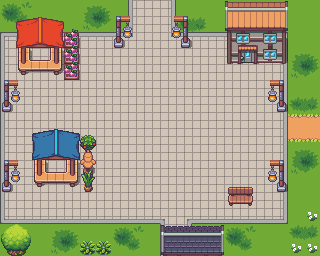

Tiled map render using the project's own tile images. Description and the whole map definition, tile-layer contents included, below:
An orthogonal 20x16 tile map with 16x16 px tiles, 5 tile layers (Camada de Blocos 1, Camada de Blocos 2, Camada de Blocos 3, Camada de Blocos 4, ...), 4 tilesets.

<map version="1.10" tiledversion="1.10.1" orientation="orthogonal" renderorder="right-down" width="20" height="16" tilewidth="16" tileheight="16" infinite="0" nextlayerid="6" nextobjectid="1">
 <tileset firstgid="1" source="atlas.tsx" />
 <tileset firstgid="1025" source="atlas_16x.tsx" />
 <tileset firstgid="1537" source="farm.tsx" />
 <tileset firstgid="2049" source="atlas_outside.tsx" />
 <layer id="1" name="Camada de Blocos 1" width="20" height="16">
  <data encoding="csv">
258,258,258,258,258,258,258,258,518,519,520,258,258,258,258,258,258,258,258,258,
258,258,258,258,258,258,258,258,518,519,520,258,258,258,258,258,258,258,258,258,
454,455,455,455,455,455,455,455,326,519,327,455,455,455,455,455,455,456,258,258,
518,519,519,519,519,519,519,519,519,519,519,519,519,519,519,519,519,520,258,258,
518,519,519,519,519,519,519,519,519,519,519,519,519,519,519,519,519,520,258,258,
518,519,519,519,519,519,519,519,519,519,519,519,519,519,519,519,519,520,258,258,
518,519,519,519,519,519,519,519,519,519,519,519,519,519,519,519,519,520,258,258,
518,519,519,519,519,519,519,519,519,519,519,519,519,519,519,519,519,520,258,258,
518,519,519,519,519,519,519,519,519,519,519,519,519,519,519,519,519,520,258,258,
518,519,519,519,519,519,519,519,519,519,519,519,519,519,519,519,519,520,258,258,
518,519,519,519,519,519,519,519,519,519,519,519,519,519,519,519,519,520,258,258,
518,519,519,519,519,519,519,519,519,519,519,519,519,519,519,519,519,520,258,258,
518,519,519,519,519,519,519,519,519,519,519,519,519,519,519,519,519,520,258,258,
582,583,583,583,583,583,583,583,583,583,390,391,583,583,583,583,583,584,258,258,
258,258,258,258,258,258,258,258,258,258,518,520,258,258,258,258,258,258,258,258,
258,258,258,258,258,258,258,258,258,258,518,520,258,258,258,258,258,258,258,258
</data>
 </layer>
 <layer id="2" name="Camada de Blocos 2" width="20" height="16">
  <data encoding="csv">
1665,1666,0,0,0,1667,1668,0,0,0,0,0,0,0,0,0,0,0,0,0,
1697,1698,0,0,0,1699,1700,0,0,0,0,1669,1670,0,0,0,0,0,0,0,
0,0,0,0,0,0,0,0,0,0,0,0,0,0,0,0,0,0,0,0,
0,0,0,0,0,0,0,0,0,0,0,0,0,0,0,0,0,0,1667,1668,
0,0,0,0,0,0,0,0,0,0,0,0,0,0,0,0,0,0,1699,1700,
0,0,0,0,0,0,0,0,0,0,0,0,0,0,0,0,0,0,0,0,
0,0,0,0,0,0,0,0,0,0,0,0,0,0,0,0,0,0,1669,1670,
0,0,0,0,0,0,0,0,0,0,0,0,0,0,0,0,0,0,2674,2674,
0,0,0,0,0,0,0,0,0,0,0,0,0,0,0,0,0,0,2770,2770,
0,0,0,0,0,0,0,0,0,0,0,0,0,0,0,0,0,0,1667,1668,
0,0,0,0,0,1326,0,0,0,0,0,0,0,0,0,0,0,0,1699,1700,
0,0,0,0,0,1358,0,0,0,0,0,0,0,0,0,0,0,0,0,0,
0,0,0,0,0,0,0,0,0,0,0,0,0,0,0,0,0,0,0,0,
0,0,0,0,0,0,0,0,0,0,0,0,0,0,0,0,0,0,0,388,
0,0,0,0,0,0,0,0,0,0,0,0,0,0,1665,1666,0,0,1669,1670,
0,0,0,0,0,387,387,0,0,0,0,0,0,0,1697,1698,0,0,1637,1637
</data>
 </layer>
 <layer id="3" name="Camada de Blocos 3" width="20" height="16">
  <data encoding="csv">
0,0,0,0,0,0,0,0,0,0,0,0,0,0,0,0,0,0,0,0,
0,0,0,0,0,0,0,0,0,0,0,0,0,0,0,0,0,0,0,0,
0,1057,1058,1059,1227,0,0,0,0,0,0,0,0,0,0,0,0,0,0,0,
0,1089,1090,1091,1227,0,0,0,0,0,0,0,0,0,0,1170,0,0,0,0,
0,1121,1122,1123,1227,0,0,0,0,0,0,0,0,0,0,0,0,0,0,0,
0,0,0,0,0,0,0,0,0,0,0,0,0,0,0,0,0,0,0,0,
0,0,0,0,0,0,0,0,0,0,0,0,0,0,0,0,0,0,0,0,
0,0,0,0,0,0,0,0,0,0,0,0,0,0,0,0,0,0,0,0,
0,0,0,0,0,1322,0,0,0,0,0,0,0,0,0,0,0,0,0,0,
0,0,0,0,0,1354,0,0,0,0,0,0,0,0,0,0,0,0,0,0,
0,0,0,0,0,0,0,0,0,0,0,0,0,0,0,0,0,0,0,0,
0,0,0,0,0,0,0,0,0,0,0,0,0,0,1765,1766,0,0,0,0,
0,0,0,0,0,0,0,0,0,0,0,0,0,0,1797,1798,0,0,0,0,
0,0,0,0,0,0,0,0,0,0,0,0,0,0,0,0,0,0,0,0,
0,0,0,0,0,0,0,0,0,0,0,0,0,0,0,0,0,0,0,0,
0,0,0,0,0,0,0,0,0,0,0,0,0,0,0,0,0,0,0,0
</data>
 </layer>
 <layer id="4" name="Camada de Blocos 4" width="20" height="16">
  <data encoding="csv">
0,0,0,0,0,0,0,0,0,0,0,0,0,0,1073,1074,1075,1076,0,0,
0,0,0,0,1195,0,0,0,0,0,0,0,0,0,1105,1106,1107,1108,0,0,
0,0,0,0,1195,0,0,1111,0,0,0,1110,0,0,1137,1138,1139,1140,0,0,
0,0,0,0,1195,0,0,0,0,0,0,0,0,0,1169,0,1171,1172,0,0,
0,0,0,0,0,0,0,0,0,0,0,0,0,0,0,0,0,0,0,0,
0,0,0,0,0,0,0,0,0,0,0,0,0,0,0,0,0,0,0,0,
1111,0,0,0,0,0,0,0,0,0,0,0,0,0,0,0,0,1110,0,0,
0,0,0,0,0,0,0,0,0,0,0,0,0,0,0,0,0,0,0,0,
0,0,0,0,0,0,0,0,0,0,0,0,0,0,0,0,0,0,0,0,
0,0,0,0,0,1482,0,0,0,0,0,0,0,0,0,0,0,0,0,0,
0,0,1089,1090,1091,1514,0,0,0,0,0,0,0,0,0,0,0,0,0,0,
1111,0,1121,1122,1123,0,0,0,0,0,0,0,0,0,0,0,0,1110,0,0,
0,0,0,0,0,0,0,0,0,0,0,0,0,0,0,0,0,0,0,0,
0,0,0,0,0,0,0,0,0,0,0,0,0,0,0,0,0,0,0,0,
1573,1574,0,1667,1668,0,0,1665,1666,0,0,0,0,0,0,0,0,0,0,0,
1605,1606,0,1699,1700,0,0,1697,1698,0,0,0,0,0,0,0,0,0,0,0
</data>
 </layer>
 <layer id="5" name="Camada de Blocos 5" width="20" height="16">
  <data encoding="csv">
0,0,0,0,0,0,0,0,0,0,0,0,0,0,0,0,0,0,0,0,
0,1126,1127,1128,0,0,0,1079,1080,0,1077,1078,0,0,0,0,0,0,0,0,
0,1158,1159,1160,0,0,0,0,1112,0,1109,0,0,0,0,0,0,0,0,0,
0,0,1090,0,0,0,0,0,0,0,0,0,0,0,0,0,0,0,0,0,
0,0,0,0,0,0,0,0,0,0,0,0,0,0,0,0,0,0,0,0,
1079,1080,0,0,0,0,0,0,0,0,0,0,0,0,0,0,1077,1078,0,0,
0,1112,0,0,0,0,0,0,0,0,0,0,0,0,0,0,1109,0,0,0,
0,0,0,0,0,0,0,0,0,0,0,0,0,0,0,0,0,0,0,0,
0,0,1254,1255,1256,1322,0,0,0,0,0,0,0,0,0,0,0,0,0,0,
0,0,1286,1287,1288,0,0,0,0,0,0,0,0,0,0,0,0,0,0,0,
1079,1080,0,1090,0,1326,0,0,0,0,0,0,0,0,0,0,1077,1078,0,0,
0,1112,0,0,0,1358,0,0,0,0,0,0,0,0,0,0,1109,0,0,0,
0,0,0,0,0,0,0,0,0,0,0,0,0,0,0,0,0,0,0,0,
0,0,0,0,0,0,0,0,0,0,0,0,0,0,0,0,0,0,0,0,
0,0,0,0,0,0,0,0,0,0,1397,1398,1399,1400,0,0,0,0,0,0,
0,0,0,0,0,0,0,0,0,0,1429,1430,1431,1432,0,0,0,0,0,0
</data>
 </layer>
</map>
